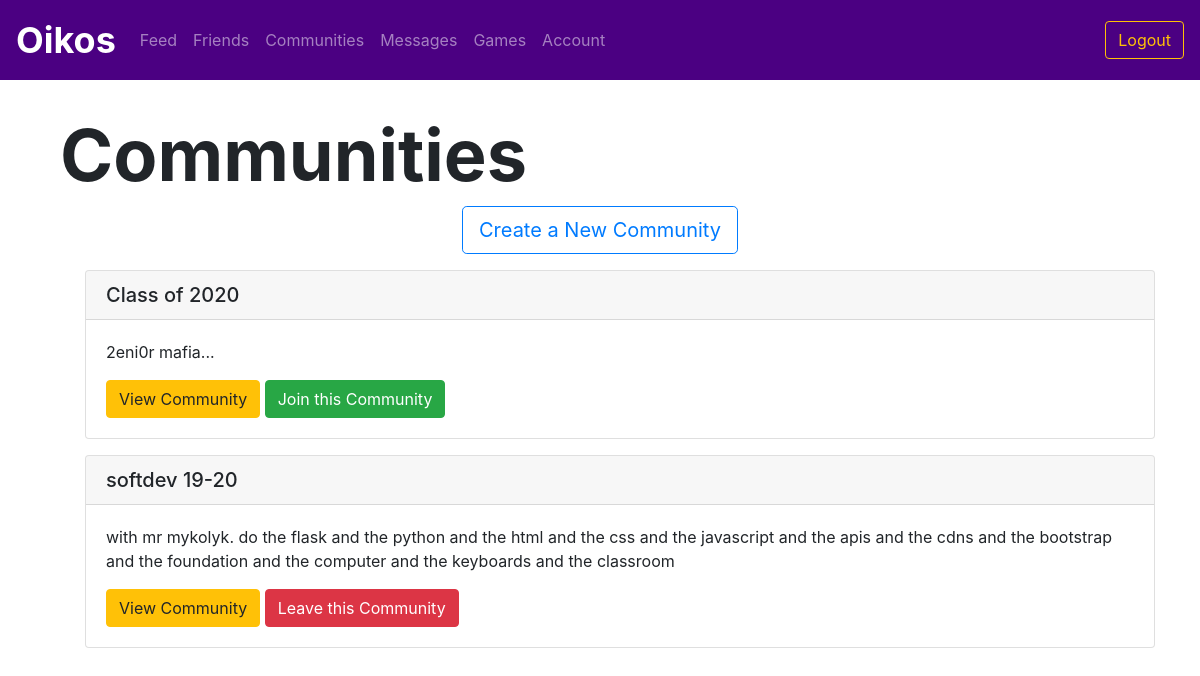
Page /communities (signed in) on the committed database.
### utl/models.py (models this page shows)
class Community(db.Model):
    communityID = db.Column(db.Integer, primary_key=True)
    name = db.Column(db.Text, nullable=False)
    description = db.Column(db.Text, nullable=False)

### app.py (the view)
@app.route("/communities")
@login_required
def communities():
    community_data = communitiesfunctions.getAllCommunities()
    communities = {}
    for community in community_data:
        if communitiesfunctions.inCommunity(session['userID'], community.communityID):
            communities[community] = True
        else:
            communities[community] = False
    return render_template("communities.html", communities=communities)

### app.py (called while the page is built)
def login_required(f):
    @wraps(f)
    def decorated_function(*args, **kwargs):
        if "userID" not in session:
            return redirect(url_for('login'))
        return f(*args, **kwargs)
    return decorated_function

### utl/communities.py (called while the page is built)
def getAllCommunities():
    communities = Community.query.all()
    return communities

def inCommunity(userID, communityID):
    member = Member.query.filter_by(userID=userID, communityID=communityID).first()
    if member == None:
        return False
    return True

### templates/communities.html (shortened to what this page needs)
{% extends "logbase.html" %}
{% block body %}
<div class="content">
     <h1 class="display-3" style="font-weight: 700; padding-left: 5vw; padding-top: 5vh;">Communities</h1>
</div>
<div
class="container">
<div class="text-center">
    <button type="button" class="btn btn-lg btn-outline-primary" data-toggle="modal" data-target="#newCommunityModal">
        Create a New Community
    </button>
</div>
</div>
<div class="container">
    <ul>
        {% for community in communities %}
        <div class="card my-3">
            <h5 class="card-header">{{ community.name }}</h5>
            <div class="card-body">
                <p>{{ community.description }}</p>
                <a href="/community/{{ community.communityID }}" class="btn btn-warning">View Community</a>
                {% if communities[community] %}
                <a href="/leavecommunity/{{ community.communityID }}" class="btn btn-danger">Leave this Community</a>
                {% else %}
                <a href="/joincommunity/{{ community.communityID }}" class="btn btn-success">Join this Community</a>
                {% endif %}
            </div>
        </div>
        {% endfor %}
    </ul>
</div>
{% endblock %}

### rows in the picture
Community: name "Class of 2020", description "2eni0r mafia..."
Community: name "softdev 19-20", description "with mr mykolyk. do the flask and the python and the html and the css and the javascript and the apis and the cdns and the bootstrap and the foundation and the computer and the keyboards and the classroom"
